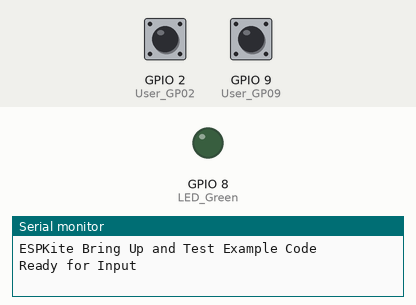
Recording of a sketch running on a simulated ESP32-C6. Shown: output pins drawn as LEDs (lit = HIGH), the last lines printed to the serial monitor. Dashed ring = blinking. The test bench sets the inputs (shaded band); at power-on: GPIO 2 (User_GP02) HIGH, GPIO 9 (User_GP09) HIGH.

Above: at 1.4 s.
1.5 s: GPIO 2 (User_GP02) pulled LOW for 3.2 s
At 1.9 s:
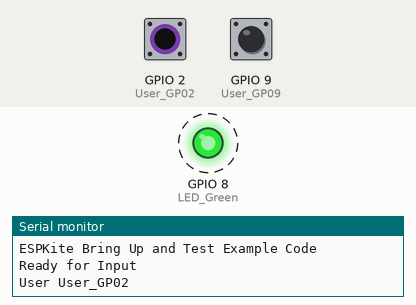
6.5 s: GPIO 9 (User_GP09) pulled LOW for 3.2 s
At 11.0 s:
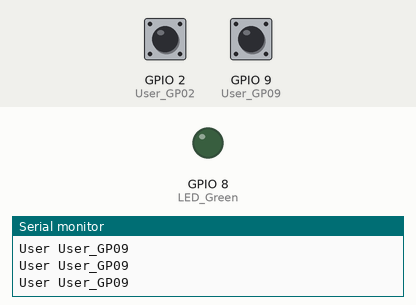
Timing chart, 0 to 12.5 s (numbered marks = the images above; inputs shaded):
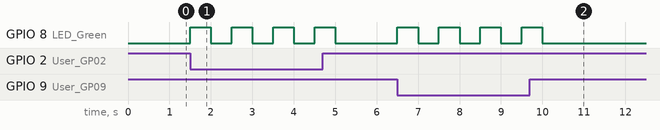

Measured:
- after the input at 1.5 s, GPIO 8 (LED_Green): alternates HIGH for 0.50 s and LOW for 0.50 s, 8 changes in all, then stays LOW, starting at once
- after the input at 6.5 s, GPIO 8 (LED_Green): alternates HIGH for 0.50 s and LOW for 0.50 s, 8 changes in all, then stays LOW, starting at once

The sketch:

User_Button_Test.ino
```cpp
/*
  Dave Williams, DitroniX 2019-2026 (ditronix.net)
  ESPKite - IoT ESP32-C6 Based Home and Industrial LoRa Controller SDK
  Features include ESPKite | ESP32-C6 LoRa SX1262 E22-900M22S E22-400M22S RS485 5-60V Relay

  ESPKite - Basic Bring Up Test Code - May 2026

  Remember!
  - Set the BOARD to Use ESP32C6 Dev Module (or similar).
  - You can also set the BAUD rate up to 921600 to speed up flashing.
  - The SDK does NOT need external power to flash.  It will take Power from the USB 5V.
  - The Serial Monitor is configured for BAUD 115200

  The purpose of this test code is to cycle through the various main functions of the board as part of bring up testing.
  .
  This test code is OPEN SOURCE and formatted for easier viewing.  Although is is not intended for real world use, it may be freely used, or modified as needed.
  It is distributed on an "AS IS" BASIS, WITHOUT WARRANTIES OR CONDITIONS OF ANY KIND, either express or implied.

  Further information, details and examples can be found on our website or github.com/DitroniX

  * github.com/DitroniX
  * github.com/DitroniX/ESPKite-ESP32-C6-SX1262-LoRa-RS485-60V-Relay
  * github.com/DitroniX/ESPKite-ESP32-C6-SX1262-LoRa-RS485-60V-Relay/wiki
  * hackster.io/DitroniX/espkite-esp32-c6-sx1262-lora-rs485-5-60v-relay-output-8891a3
*/

// ****************  VARIABLES / DEFINES / STATIC / STRUCTURES / CONSTANTS ****************

// **************** INPUTS ****************
#define User_GP02 2  // Expansion Port
#define User_GP09 9  // User Button

// **************** OUTPUTS ****************
#define LED_Green 8  // LED_Green

// **************** SETUP ****************
void setup() {

  // Stabalise
  delay(250);

  // Initialise UART
  Serial.begin(115200, SERIAL_8N1);  // 115200
  while (!Serial)
    ;
  Serial.println("");

  //  Configures the specified LED GPIO as outputs
  pinMode(LED_Green, OUTPUT);

  // LEDs Default Off State
  digitalWrite(LED_Green, LOW);

  // Configure GPIO Inputs
  pinMode(User_GP02, INPUT_PULLUP);  // External GP2 Input
  pinMode(User_GP09, INPUT_PULLUP);  // User PGM/User Button

  Serial.println("ESPKite Bring Up and Test Example Code");
  Serial.println("Ready for Input");
}

// **************** LOOP ****************
void loop() {

  // Check for Button Press
  if (digitalRead(User_GP02) == LOW) {

    Serial.println("User User_GP02");

    // LED Flash
    digitalWrite(LED_Green, HIGH);
    delay(500);
    digitalWrite(LED_Green, LOW);
    delay(500);
  }

  if (digitalRead(User_GP09) == LOW) {

    Serial.println("User User_GP09");

    // LED Flash
    digitalWrite(LED_Green, HIGH);
    delay(500);
    digitalWrite(LED_Green, LOW);
    delay(500);
  }
}
```
